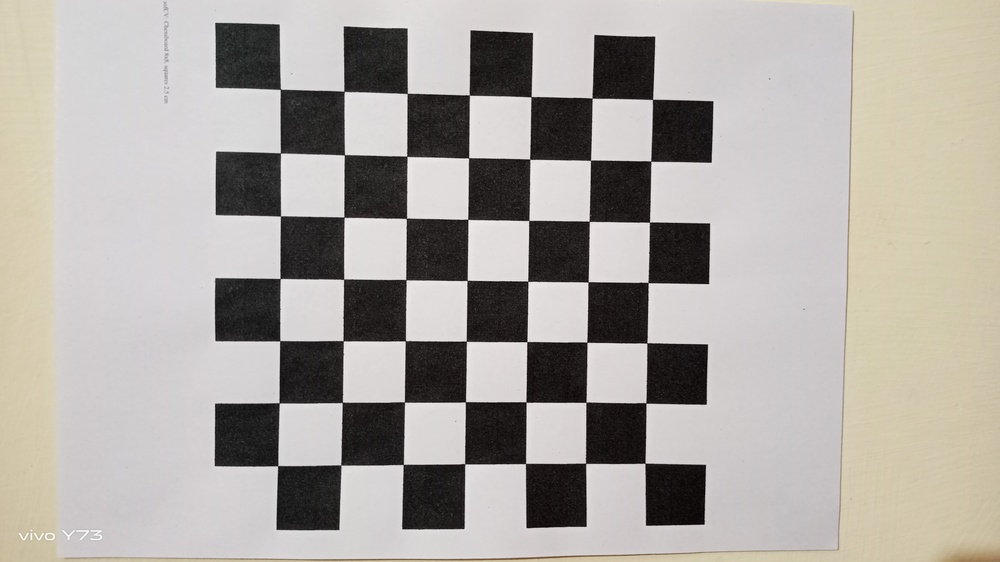
#> input picture Assignment-2/Q1/Chess_Images/IMG_20230402_131411.jpg, 1000 x 562 px, shrunk from 4608 x 2592 before the run; its folder holds only this picture in this run
$ jupyter execute --allow-errors Assignment_2__Q1__Solution.ipynb
#> lines starting #> are read from the running program, lines starting #| are printed output that depends on the picture; long printed decimals are rounded
# **Khushdev Pandit**
# **Roll no: 2020211**
# *Assignment Question-1*

#

# **Q1 Part-1**
* ##### (5 points) Report the estimated intrinsic camera parameters, i.e., focal length(s), skew parameter and principal point along with error estimates if available.

[cell 1]
import cv2
import numpy as np
import matplotlib.pyplot as plt
import os
import glob
import matplotlib as mpl
from tqdm import tqdm
mpl.rcParams['figure.facecolor'] = 'white'


images = glob.glob('Chess_Images/*.jpg')
print("Number of images: ", len(images))

[cell 2]
checkerboard_size=(5,5)

# Arrays to store object points and image points from all the images.
objects_points = []     # 3d points in real world space
image_points = []       # 2d points in image plane.

# Prepare world coordinate for 3D-object points, like (0,0,0), (1,0,0), (2,0,0) ....,(6,5,0), and so on
objp = np.zeros((1, checkerboard_size[0]*checkerboard_size[1], 3), np.float32)
objp[0,:,:2] = np.mgrid[0:checkerboard_size[0], 0:checkerboard_size[1]].T.reshape(-1, 2)

# termination criteria
criteria = (cv2.TERM_CRITERIA_EPS + cv2.TERM_CRITERIA_MAX_ITER, 30, 0.001)

# Step through the list and search for chessboard corners
cnt = 0
for fname in images:
    cnt += 1
    print("Processing Image-" + str(cnt), ": ", fname)

    # Read the image, invert it and convert to grayscale
    img = cv2.imread(fname)
#> img is the input picture: shape (562, 1000, 3); mean B, G, R 162.6, 168.4, 172.9
    inverted_img = np.array(255 - img, dtype=np.uint8)
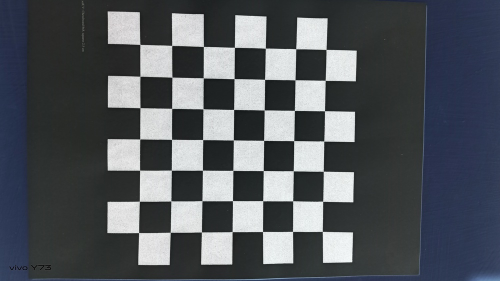
#> inverted_img: shape (562, 1000, 3) (shown at 1/2 size); mean B, G, R 92.4, 86.6, 82.1
    gray_img = cv2.cvtColor(inverted_img, cv2.COLOR_BGR2GRAY)
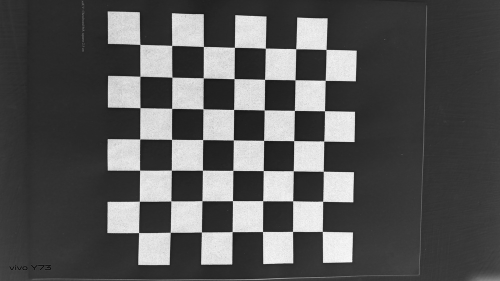
#> gray_img: shape (562, 1000) (shown at 1/2 size); min 0, max 254, mean 85.9

    # Locate the chessboard corners in the chessboard image
    ret, corners = cv2.findChessboardCorners(image=gray_img, patternSize=checkerboard_size,
            flags=cv2.CALIB_CB_ADAPTIVE_THRESH + cv2.CALIB_CB_FAST_CHECK + cv2.CALIB_CB_NORMALIZE_IMAGE)
#> ret = True; corners = 25 rows, first 8: [344.3, 154.8], [406.8, 156.3], [468.6, 157.8], [529.8, 159.2], [590.5, 160.3], [344.2, 217.1], [406.4, 218.4], [467.7, 219.4]

    # If corner is found, add object points, image points
    if ret == True:
        print("Corners found")

        # Refined chessboard corners for better accuracy
        corners_refined = cv2.cornerSubPix(gray_img, corners, (11,11), (-1,-1), criteria)
#> corners_refined = 25 rows, first 8: [344.4, 154.8], [406.8, 156.3], [468.6, 157.8], [529.7, 159.3], [590.5, 160.3], [344, 217.2], [406.5, 218.3], [467.8, 219.4]

        # print('Sum of Difference in corner and refined corner:', (corners_refined-corners).sum())
        objects_points.append(objp)
        image_points.append(corners_refined)

        # Draw the corners
        corners_img = cv2.drawChessboardCorners(img, checkerboard_size, corners_refined, ret)
        for corner in corners_refined.squeeze():
            coord = (int(corner[0]), int(corner[1]))
            cv2.circle(img=corners_img, center=coord, radius=33, color=(255, 0, 0), thickness=15)
#> this loop made 25 passes
#> (corner, coord) on passes 1 to 8: ([344.4, 154.8], (344, 154)), ([406.8, 156.3], (406, 156)), ([468.6, 157.8], (468, 157)), ([529.7, 159.3], (529, 159)), ([590.5, 160.3], (590, 160)), ([344, 217.2], (344, 217)), ([406.5, 218.3], (406, 218)), ([467.8, 219.4], (467, 219))
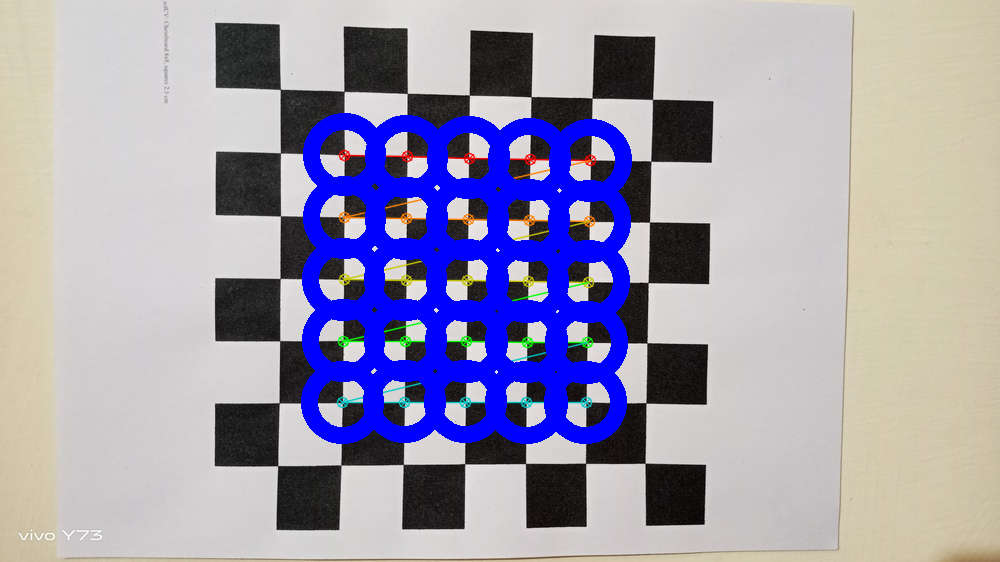
#> corners_img: shape (562, 1000, 3); mean B, G, R 176.5, 155.2, 159.2

        plt.imsave("Chess_Corners/" + str(fname.split('\\')[-1].split('.')[0] + '.png'), corners_img)

[cell 3]
img = cv2.imread(images[0])
retVal, cameraInternalMatrix, distCoeffs, rvecs, tvecs = cv2.calibrateCamera(objects_points, image_points, img.shape[:2],None,None)
#> retVal = 0.115; cameraInternalMatrix = [[2589.3, 0, 288.5], [0, 2503.2, 447.6], [0, 0, 1]]; distCoeffs = [[1.17, -6.08, 0.091, -0.0783, 111.5]]; rvecs = ([0.149, -0.212, -0.000306],); tvecs = ([0.897, -4.68, 39.24],)

print("ret : \n", retVal, "\n")
#| ret :
#|  0.1147
print("Internal Camera matrix : \n", cameraInternalMatrix, "\n")
#| Internal Camera matrix :
#|  [[2.58929844e+03 0.00000000e+00 2.88549039e+02]
#|  [0.00000000e+00 2.50320929e+03 4.47622426e+02]
#|  [0.00000000e+00 0.00000000e+00 1.00000000e+00]]
print("dist : \n", distCoeffs, "\n")
#| dist :
#|  [[ 1.17319890e+00 -6.08228404e+00  9.09999875e-02 -7.82991816e-02
#|    1.11536787e+02]]

print("Focal length :")
print("fx = ", cameraInternalMatrix[0,0])
#| fx =  2589.298
print("fy = ", cameraInternalMatrix[1,1])
#| fy =  2503.209
print("\nPrincipal point :")
print("cx = ", cameraInternalMatrix[0,2])
#| cx =  288.549
print("cy = ", cameraInternalMatrix[1,2])
#| cy =  447.622
print("\nSkew paramerer:")
print("s = ", cameraInternalMatrix[0,1])
#| s =  0.0

[cell 4]
np.savez('calibration.npz', mtx=cameraInternalMatrix, dist=distCoeffs, rvecs=rvecs, tvecs=tvecs)

[cell 5]
data = np.load('calibration.npz')
cameraInternalMatrix = data['mtx']
distCoeffs = data['dist']
rvecs = data['rvecs']
tvecs = data['tvecs']

# **Q1 Part-2**
* ##### (5 points) Report the estimated extrinsic camera parameters, i.e., rotation matrix and translation vector for each of the selected images.

[cell 6]
print("Length of Translation Vector: ", len(tvecs))
print("Length of Rotation Vector: ", len(rvecs))
print("Translation Vector Shape: ", np.array(tvecs).shape)
print("Rotation Vector Shape: ", np.array(rvecs).shape)

[cell 7]
for i in range(len(tvecs)):
    tranlation_vector = tvecs[i].squeeze()
    Rotation_matrix, Jacobian_matrix = cv2.Rodrigues(rvecs[i])
    print("Translation Vector for Image-" + str(i+1) + ": ", tranlation_vector)
    print("Rotation Matrix for Image-" + str(i+1) + ": \n", Rotation_matrix)
    print()
#> this loop made 1 pass
#| Rotation Matrix for Image-1:
#|  [[ 0.9776 -0.01541 -0.2097]
#|  [-0.01602  0.989 -0.1473]
#|  [ 0.2097  0.1474  0.9666]]

# **Q1 Part-3**
* ##### (5 points) Report the estimated radial distortion coefficients. Use the radial distortion coefficients to undistort 5 of the raw images and include them in your report. Observe how straight lines at the corner of the images change upon application of the distortion coefficients. Comment briefly on this observation.

[cell 8]
print("Lens distortion coefficients :")
print("k1 = ", distCoeffs[0,0])
print("k2 = ", distCoeffs[0,1])
print("p1 = ", distCoeffs[0,2])
print("p2 = ", distCoeffs[0,3])
print("k3 = ", distCoeffs[0,4])

#> (a cell that did not finish here is left out)

# **Q1 Part-4**
* ##### (5 points) Compute and report the re-projection error using the intrinsic and ex-trinsic camera parameters for each of the 25 selected images. Plot the error using a bar chart. Also report the mean and standard deviation of the re-projection error.

[cell 10]
# Arrays to store object points and image points from all the images.
objects_points = []
image_points = []

# Prepare world coordinate for 3D-object points, like (0,0,0), (1,0,0), (2,0,0) ....,(6,5,0), and so on
objp = np.zeros((1, checkerboard_size[0]*checkerboard_size[1], 3), np.float32)
objp[0,:,:2] = np.mgrid[0:checkerboard_size[0], 0:checkerboard_size[1]].T.reshape(-1, 2)
criteria = (cv2.TERM_CRITERIA_EPS + cv2.TERM_CRITERIA_MAX_ITER, 30, 0.001)
#> criteria = (3, 30, 0.001)

errors = []
i = 0
print("Images Processed:")

for image_name in tqdm(images):
    img = cv2.imread(image_name)
    inverted_img = np.array(255 - img, dtype=np.uint8)
    gray_img = cv2.cvtColor(inverted_img, cv2.COLOR_BGR2GRAY)
    ret, corners = cv2.findChessboardCorners(image=gray_img, patternSize=checkerboard_size,
            flags=cv2.CALIB_CB_ADAPTIVE_THRESH + cv2.CALIB_CB_FAST_CHECK + cv2.CALIB_CB_NORMALIZE_IMAGE)

    if ret == True:
        corners_refined = cv2.cornerSubPix(gray_img, corners, (11,11), (-1,-1), criteria)
        objects_points.append(objp)
        image_points.append(corners_refined)

        # project 3D points to image plane
        reproj_imgage_points, _ = cv2.projectPoints(objp, rvecs[i], tvecs[i], cameraInternalMatrix, distCoeffs)
#> reproj_imgage_points = 25 rows, first 8: [344.2, 154.8], [406.9, 156.4], [468.7, 157.8], [529.8, 159.1], [590.5, 160.3], [344.1, 217.2], [406.4, 218.3], [467.9, 219.4]
        # calculate error
        error = cv2.norm(corners_refined, reproj_imgage_points, cv2.NORM_L2)/len(reproj_imgage_points)
#> error = 0.0229
        errors.append(error)
        i += 1

[cell 11]
plt.bar(np.arange(len(errors)), errors, 0.8, color='r')
plt.title('Re-projection errors for each image')
plt.xlabel('Image number ')
plt.ylabel('Re-projection error for each image');
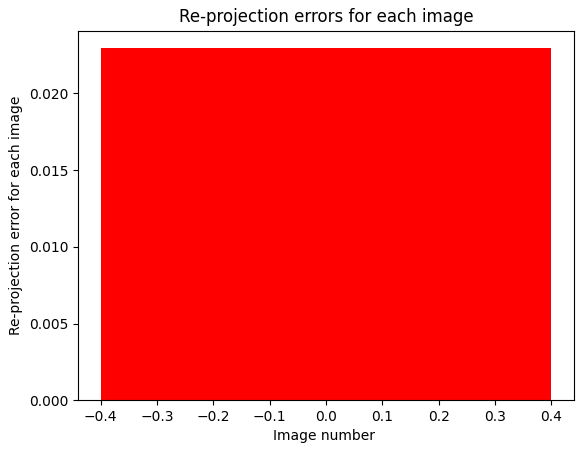
#> figure drawn by matplotlib, 1 panel

[cell 12]
# calculate mean and standard deviation of re-projection error
mean_error = np.mean(errors)
#> mean_error = 0.0229
std_dev_error = np.std(errors)
#> std_dev_error = 0

print('Mean Re-projection error for all Images:', mean_error)
#| Mean Re-projection error for all Images: 0.02295
print('Standard deviation of Re-projection error for all Images:', std_dev_error)
#| Standard deviation of Re-projection error for all Images: 0.0

# **Q1 Part-5**
* ##### 5. (10 points) Plot figures showing corners detected in the image along with the corners after the re-projection onto the image for all the 25 images. Comment on how is the reprojection error computed.

[cell 13]
# Arrays to store object points and image points from all the images.
objects_points = []
image_points = []
criteria = (cv2.TERM_CRITERIA_EPS + cv2.TERM_CRITERIA_MAX_ITER, 30, 0.001)

i = 0
print("Images Processed:")

for image_name in tqdm(images):
    img = cv2.imread(image_name)
    inverted_img = np.array(255 - img, dtype=np.uint8)
    gray_img = cv2.cvtColor(inverted_img, cv2.COLOR_BGR2GRAY)
    ret, corners = cv2.findChessboardCorners(image=gray_img, patternSize=checkerboard_size,
            flags=cv2.CALIB_CB_ADAPTIVE_THRESH + cv2.CALIB_CB_FAST_CHECK + cv2.CALIB_CB_NORMALIZE_IMAGE)

    # Prepare world coordinate for 3D-object points, like (0,0,0), (1,0,0), (2,0,0) ....,(6,5,0), and so on
    objp = np.zeros((1, checkerboard_size[0]*checkerboard_size[1], 3), np.float32)
    objp[0,:,:2] = np.mgrid[0:checkerboard_size[0], 0:checkerboard_size[1]].T.reshape(-1, 2)

    if ret == True:
        corners_refined = cv2.cornerSubPix(gray_img, corners, (11,11), (-1,-1), criteria)
        objects_points.append(objp)
        image_points.append(corners_refined)

        # project 3D points to image plane
        reproj_imgage_points, _ = cv2.projectPoints(objp, rvec=rvecs[i], tvec=tvecs[i],
                                    cameraMatrix=cameraInternalMatrix, distCoeffs=distCoeffs)

        corners_img = cv2.drawChessboardCorners(img, checkerboard_size, corners_refined, ret)
        corners_img = cv2.drawChessboardCorners(corners_img, checkerboard_size, reproj_imgage_points, ret)
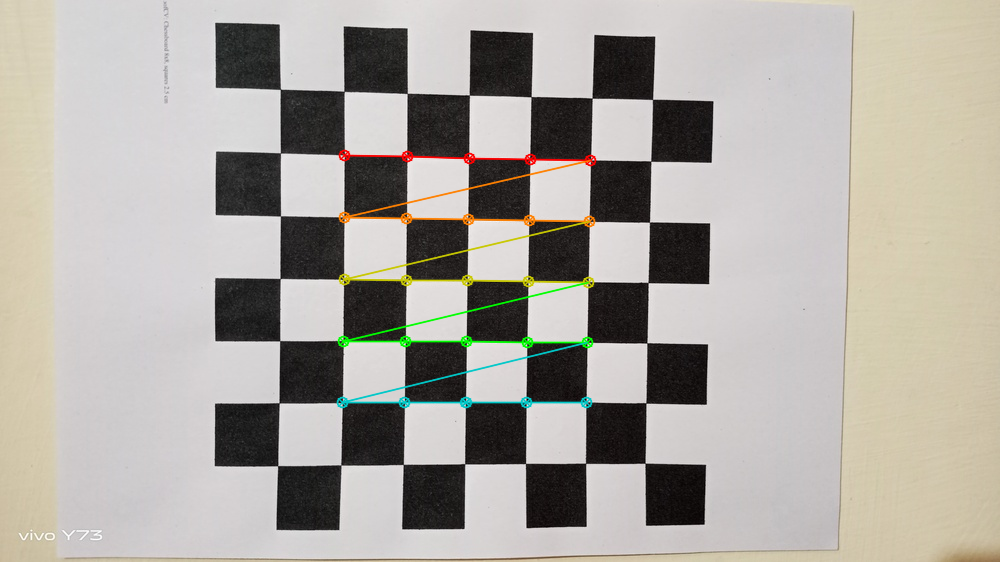
#> corners_img: shape (562, 1000, 3); mean B, G, R 161.9, 168.9, 173
        plt.imsave("Chess_Corners_With_ReProjection/" + str(image_name.split('\\')[-1].split('.')[0] + '.png'), corners_img)
        i += 1

$ run again, on Assignment-2/Q1/Chess_Images/IMG_20230402_131436.jpg
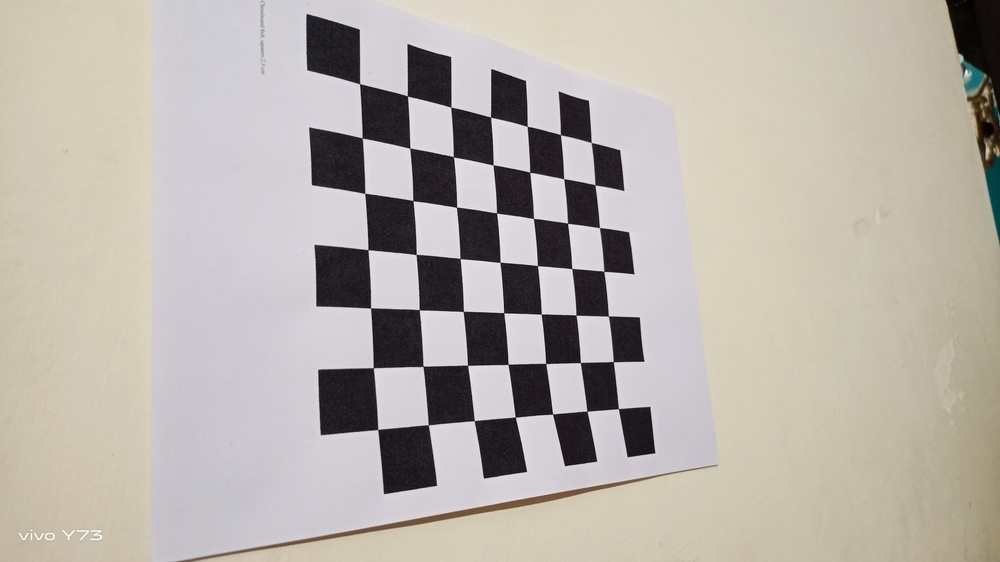
#> input picture Assignment-2/Q1/Chess_Images/IMG_20230402_131436.jpg, 1000 x 562 px, shrunk from 4608 x 2592 before the run
#> img is the input picture: shape (562, 1000, 3); mean B, G, R 171.1, 178.1, 184.3
#> ret = True; corners = 25 rows, first 8: [409.8, 148.2], [453.4, 156.7], [493, 164.8], [529.7, 172.2], [563.6, 178.7], [413, 200.6], [456.5, 207.3], [496.5, 213]
#> corners_refined = 25 rows, first 8: [409.7, 148.2], [453.4, 156.7], [493, 164.9], [529.7, 172.2], [563.6, 178.6], [412.9, 200.6], [456.5, 207.2], [496.5, 213.1]
#> the loop `for corner in corners_refined.squeeze():` made 25 passes
#> (corner, coord) on passes 1 to 8: ([409.7, 148.2], (409, 148)), ([453.4, 156.7], (453, 156)), ([493, 164.9], (493, 164)), ([529.7, 172.2], (529, 172)), ([563.6, 178.6], (563, 178)), ([412.9, 200.6], (412, 200)), ([456.5, 207.2], (456, 207)), ([496.5, 213.1], (496, 213))
#> after the loop `for corner in corners_refined.squeeze():`:
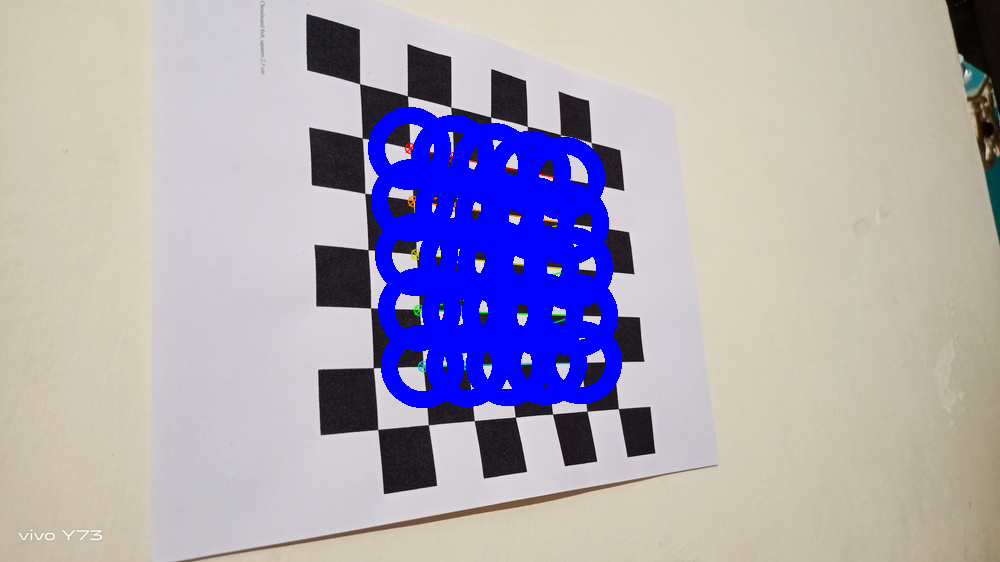
#> corners_img: shape (562, 1000, 3); mean B, G, R 183.5, 166.2, 171.8
#> retVal = 0.351; cameraInternalMatrix = [[845.4, 0, 235.1], [0, 692.5, 458.3], [0, 0, 1]]; distCoeffs = [[0.479, -1.97, 0.0629, 0.0608, 2.53]]; rvecs = ([0.0469, -0.714, -0.104],); tvecs = ([2.33, -5.63, 12.17],)
#| ret :
#|  0.3506
#| Internal Camera matrix :
#|  [[845.442   0.         235.111]
#|  [  0.         692.549 458.305 ]
#|  [  0.           0.           1.        ]]
#| dist :
#|  [[ 0.4791 -1.972  0.06292  0.06081  2.531]]
#| fx =  845.442
#| fy =  692.549
#| cx =  235.111
#| cy =  458.305
#| s =  0.0
#> the loop `for i in range(len(tvecs)):` made 1 pass
#| Rotation Matrix for Image-1:
#|  [[ 0.7509  0.07898 -0.6556]
#|  [-0.111  0.9938 -0.007417  ]
#|  [ 0.651  0.07835  0.755]]
#> criteria = (3, 30, 0.001)
#> reproj_imgage_points = 25 rows, first 8: [409.9, 148.5], [453.2, 156.8], [493, 164.6], [529.8, 172], [563.8, 179], [412.9, 200.6], [456.4, 206.7], [496.5, 212.6]
#> error = 0.0701
#> std_dev_error = 0
#| Mean Re-projection error for all Images: 0.07011
#| Standard deviation of Re-projection error for all Images: 0.0
#> `corners_img = cv2.drawChessboardCorners(corners_img, checkerboard_size..`:
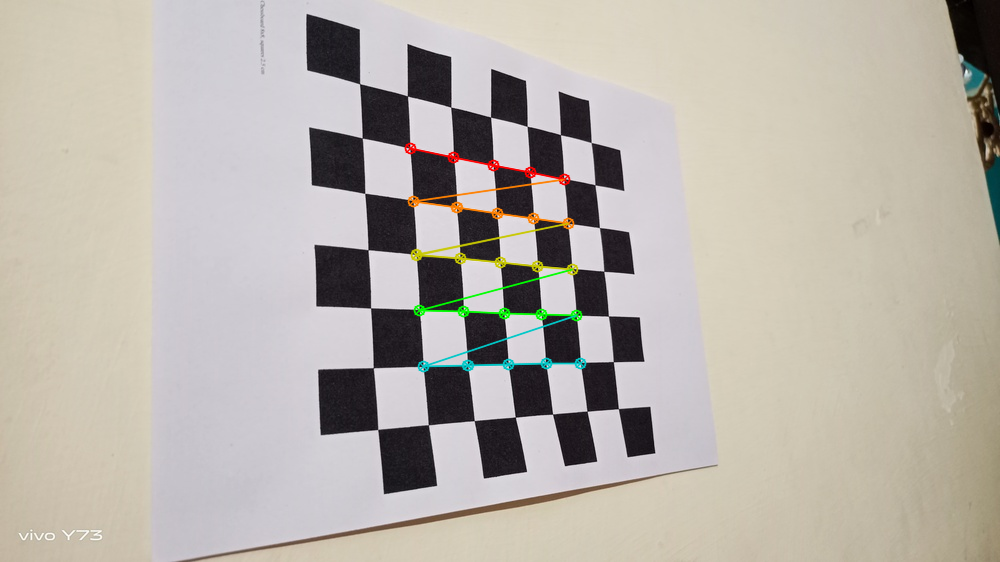
#> corners_img: shape (562, 1000, 3); mean B, G, R 170.5, 178.4, 184.3
